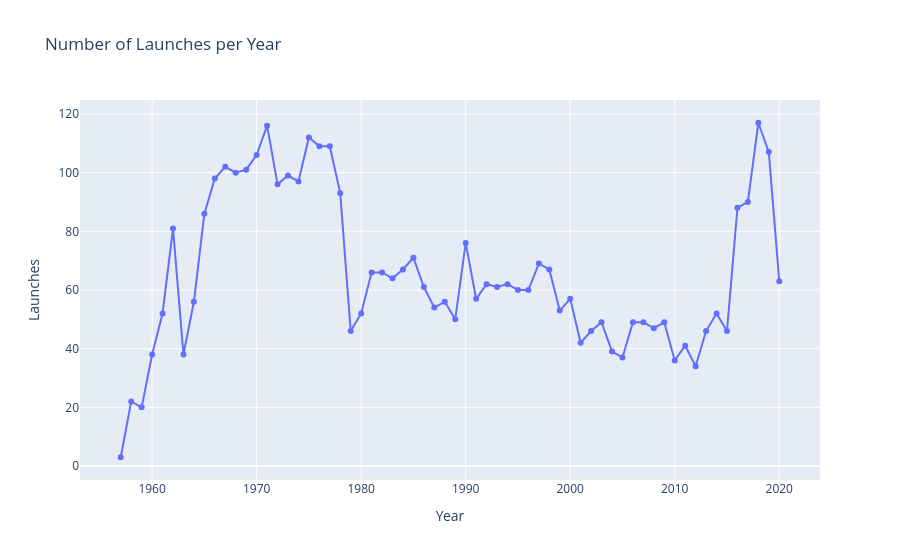

Here is the notebook cell this chart was saved with:
### Markdown cell above
# Chart the Number of Launches per Year

### Code cell
df_clean['Year'] = pd.to_datetime(df_clean['Date'], errors='coerce').dt.year

# Count launches per year
launches_per_year = (
    df_clean.groupby('Year')
            .size()
            .reset_index(name='Launches')
)

# Plot line chart
fig = px.line(
    launches_per_year,
    x='Year',
    y='Launches',
    markers=True,
    title='Number of Launches per Year'
)

fig.show()

### Figure 1 — Plotly figure (JSON) as saved in the notebook; plotly's stock layout.template omitted (floating-point values rounded to 4 significant figures)
{"data": [{"hovertemplate": "Year=%{x}<br>Launches=%{y}<extra></extra>", "legendgroup": "", "line": {"color": "#636efa", "dash": "solid"}, "marker": {"symbol": "circle"}, "mode": "lines+markers", "name": "", "orientation": "v", "showlegend": false, "x": [1957.0, 1958.0, 1959.0, 1960.0, 1961.0, 1962.0, 1963.0, 1964.0, 1965.0, 1966.0, 1967.0, 1968.0, 1969.0, 1970.0, 1971.0, 1972.0, 1973.0, 1974.0, 1975.0, 1976.0, 1977.0, 1978.0, 1979.0, 1980.0, 1981.0, 1982.0, 1983.0, 1984.0, 1985.0, 1986.0, 1987.0, 1988.0, 1989.0, 1990.0, 1991.0, 1992.0, 1993.0, 1994.0, 1995.0, 1996.0, 1997.0, 1998.0, 1999.0, 2000.0, 2001.0, 2002.0, 2003.0, 2004.0, 2005.0, 2006.0, 2007.0, 2008.0, 2009.0, 2010.0, 2011.0, 2012.0, 2013.0, 2014.0, 2015.0, 2016.0, 2017.0, 2018.0, 2019.0, 2020.0], "xaxis": "x", "y": [3, 22, 20, 38, 52, 81, 38, 56, 86, 98, 102, 100, 101, 106, 116, 96, 99, 97, 112, 109, 109, 93, 46, 52, 66, 66, 64, 67, 71, 61, 54, 56, 50, 76, 57, 62, 61, 62, 60, 60, 69, 67, 53, 57, 42, 46, 49, 39, 37, 49, 49, 47, 49, 36, 41, 34, 46, 52, 46, 88, 90, 117, 107, 63], "yaxis": "y", "type": "scatter"}], "layout": {"xaxis": {"anchor": "y", "domain": [0.0, 1.0], "title": {"text": "Year"}}, "yaxis": {"anchor": "x", "domain": [0.0, 1.0], "title": {"text": "Launches"}}, "legend": {"tracegroupgap": 0}, "title": {"text": "Number of Launches per Year"}}}
